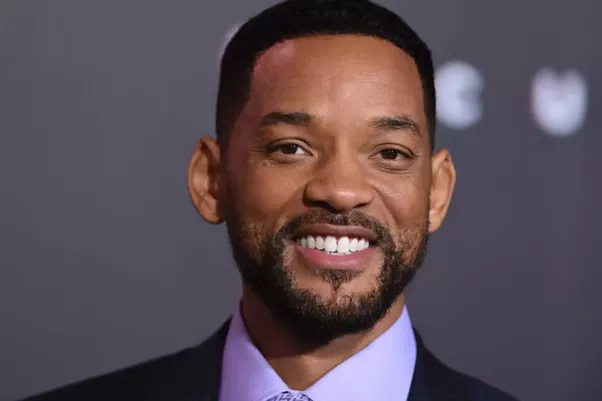
#> input picture data/LightDark5.png, 602 x 401 px, found by its file name
$ python skin_detection_image.py
#> lines starting #> are read from the running program, lines starting #| are printed output that depends on the picture; after the words box and inside, x2 and y2 are one past the last pixel; in counts of white or black regions, pixels touching at a corner belong together
# -*- coding: utf-8 -*-
"""
Created on Fri Nov  2 12:17:10 2018

@author: s.prabhakar.daley
"""

import cv2
import numpy as np
import matplotlib.pyplot as plt
input_imgs = ['LightDark5.png', 'white5.jpg']
output_imgs = ['LightDark5_det', 'white5_det']
for i in range(0,len(input_imgs)):
    # Convert BGR image to HSV image format
    raw_image= cv2.imread(input_imgs[i])
#> raw_image is the input picture: shape (401, 602, 3); mean B, G, R 84.6, 76.9, 90.9
    hsv = cv2.cvtColor(raw_image, cv2.COLOR_BGR2HSV)
#> hsv: shape (401, 602, 3); mean H, S, V 96.5, 66.3, 99.8
    #hsv hue sat value metrics for filtering of the image
    lower = np.array([0, 48, 80])
    upper = np.array([20, 255, 255])
    #Masking of image based on lower and upper limits
    mask = cv2.inRange(hsv, lower, upper)
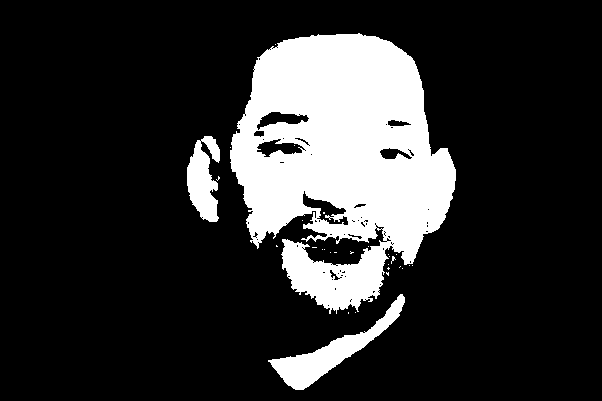
#> mask: shape (401, 602); 18.6% white; 30 white regions (27 under 20 px), largest, box (x1, y1, x2, y2) and area: (230, 33, 456, 314) 39914, (268, 294, 405, 390) 2998, (187, 136, 220, 222) 1854
    # Taking the image of only filtered pixels
    res = cv2.bitwise_and(raw_image, raw_image, mask= mask)
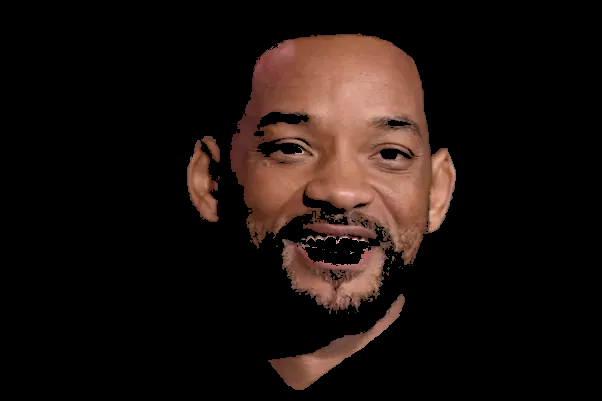
#> res: shape (401, 602, 3); mean B, G, R 14.3, 17.7, 27.3
#> (the run stopped early here; a loop or call above may not have finished)
